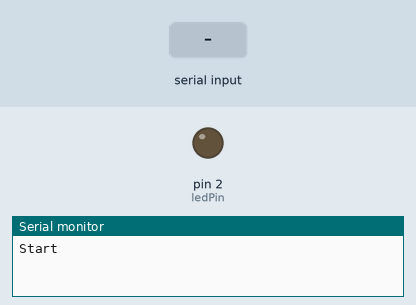
Simulated run of this sketch. Board: Arduino Uno, built with avr-gcc and run on an emulated ATmega328P. Shown: output pins drawn as LEDs (lit = HIGH), the last lines printed to the serial monitor. The test bench sets the inputs (shaded band).

Above: at 1.2 s.
1.3 s: "h" received over Serial
At 2.5 s:
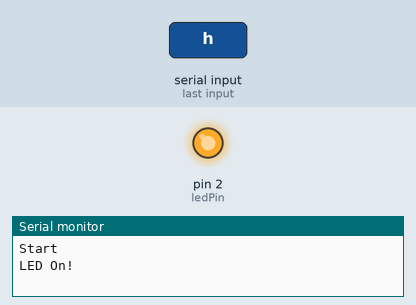
2.8 s: "1" received over Serial
At 3.7 s:
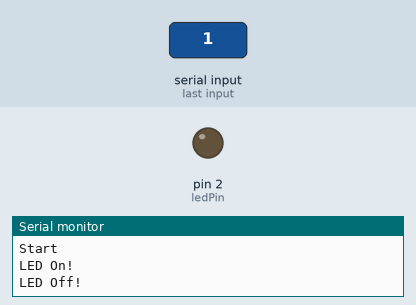
Timing chart, 0 to 5.8 s (numbered marks = the images above; inputs shaded):
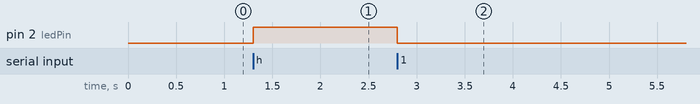

The sketch:

SerialLED.ino
```cpp
int ledPin = 2;
int isHigh = 0;

void setup() {
  Serial.begin(9600);
  pinMode(ledPin, OUTPUT);
  Serial.println("Start");
}

void loop() {
  if(isHigh == 1) {
    digitalWrite(ledPin, HIGH);
  } else {
    digitalWrite(ledPin, LOW);
  }
}

void serialEvent() {
  while(Serial.available()) {
    char inChar = (char) Serial.read();

    if(inChar == 'h') {
      isHigh = 1;
      Serial.println("LED On!");
    } else {
      isHigh = 0;
      Serial.println("LED Off!");
    }
  }//end of while
}
```

Measured:
- after the input at 1.3 s, pin 2 (ledPin): LOW → HIGH at once
- after the input at 2.8 s, pin 2 (ledPin): HIGH → LOW at once
